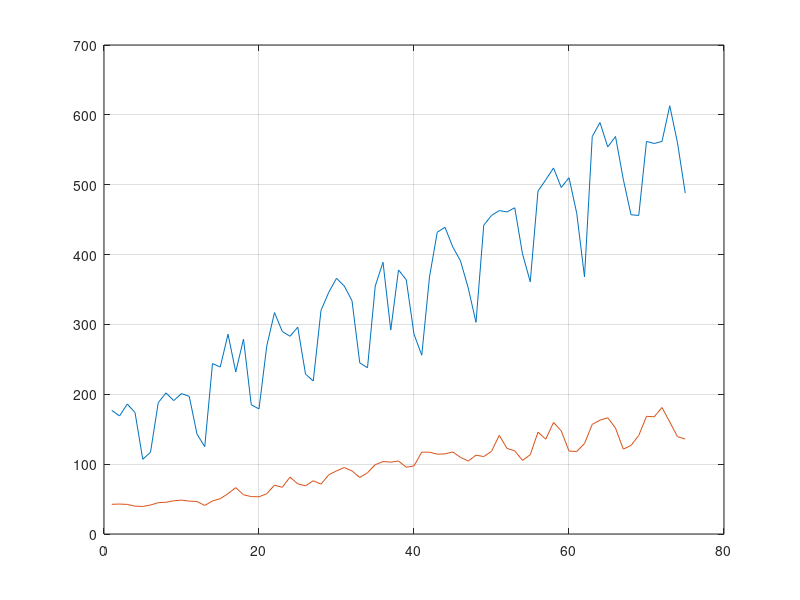
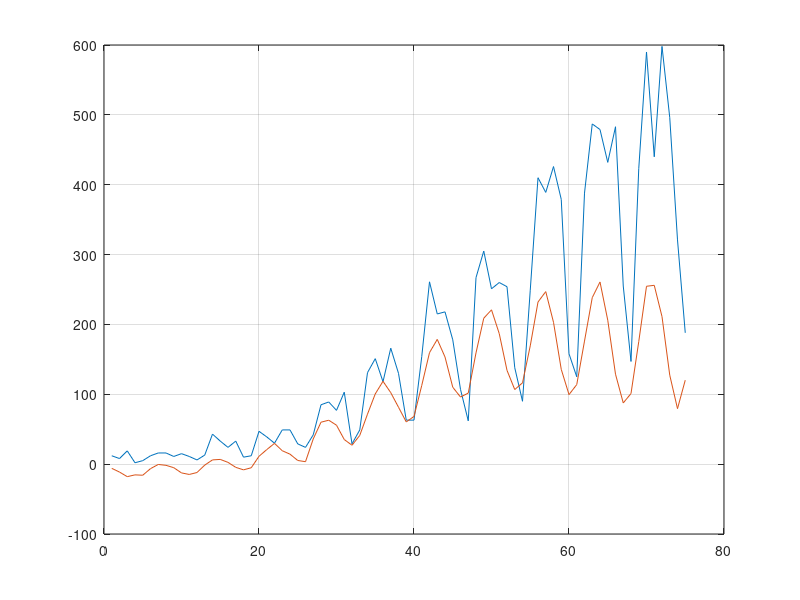
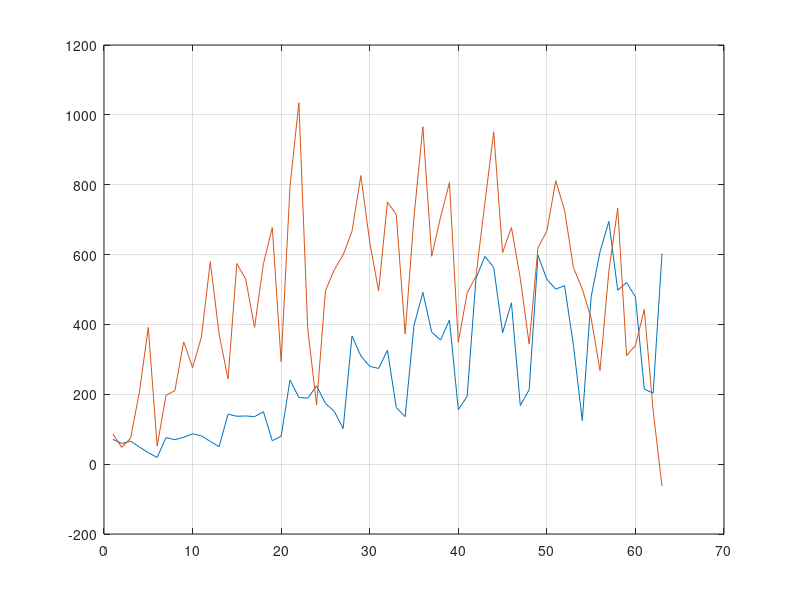
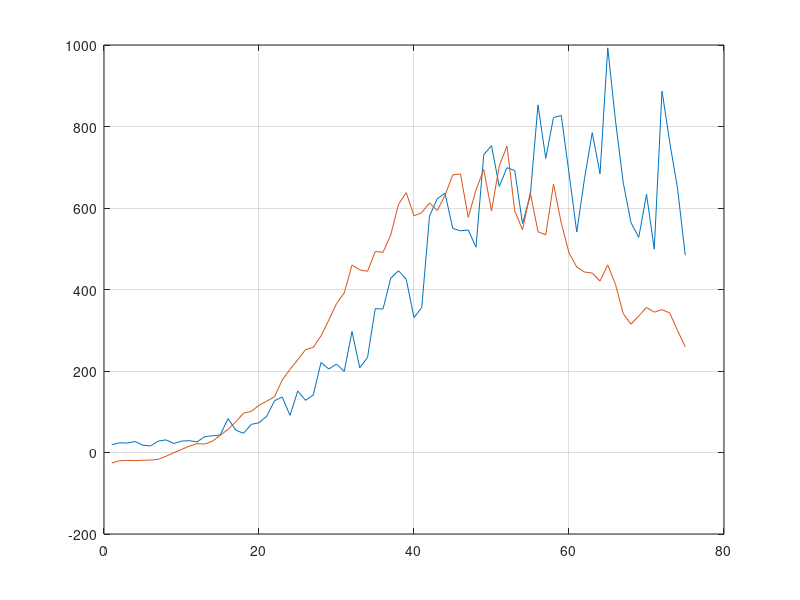

These figures' MATLAB source, in order:
close all;
clear all;
 
country = load("countries_second_wave.mat");
countries = country.countries_second_wave;
country_first = load("country.mat");
country_first = country_first.country;

B = load("b_norm");
B = B.b;

for i=1:6  
    means(i) = mean(countries{i,1});
    stddevs(i) = std(countries{i,1});
end

X = cell(6,1);
estimated_deaths=cell(6,1);
for i=1:6
    deaths = countries{i,2}(1+20:end);
    X{i} = ones(length(deaths),1);
    for tau=0:20
        X{i} = [X{i}  (countries{i,1}(1+tau:end-20+tau)'-means(i))/stddevs(i)];     
    end
    
    estimated_deaths{i} = X{i}*B(:,i);
end
for i=1:6
figure
plot(countries{i,2}(1+20:end))
hold on;
plot(estimated_deaths{i}')
grid on;
hold off;
end